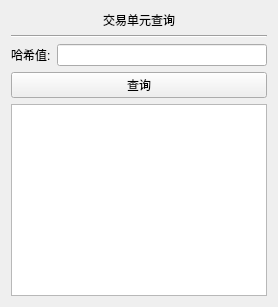
               <widget class="QWidget" name="tab">
                <attribute name="title">
                 <string>交易单元查询</string>
                </attribute>
                <layout class="QVBoxLayout" name="verticalLayout_16">
                 <item>
                  <layout class="QVBoxLayout" name="verticalLayout">
                   <item>
                    <widget class="QLabel" name="label_2">
                     <property name="text">
                      <string>交易单元查询</string>
                     </property>
                     <property name="alignment">
                      <set>Qt::AlignCenter</set>
                     </property>
                    </widget>
                   </item>
                   <item>
                    <widget class="Line" name="line_3">
                     <property name="orientation">
                      <enum>Qt::Horizontal</enum>
                     </property>
                    </widget>
                   </item>
                   <item>
                    <layout class="QHBoxLayout" name="horizontalLayout">
                     <item>
                      <widget class="QLabel" name="label">
                       <property name="text">
                        <string>哈希值:</string>
                       </property>
                      </widget>
                     </item>
                     <item>
                      <widget class="QLineEdit" name="edtUnit"/>
                     </item>
                    </layout>
                   </item>
                   <item>
                    <widget class="QPushButton" name="btnUnit">
                     <property name="text">
                      <string>查询</string>
                     </property>
                    </widget>
                   </item>
                   <item>
                    <widget class="QPlainTextEdit" name="edtUnitPlainEdit"/>
                   </item>
                  </layout>
                 </item>
                </layout>
               </widget>
